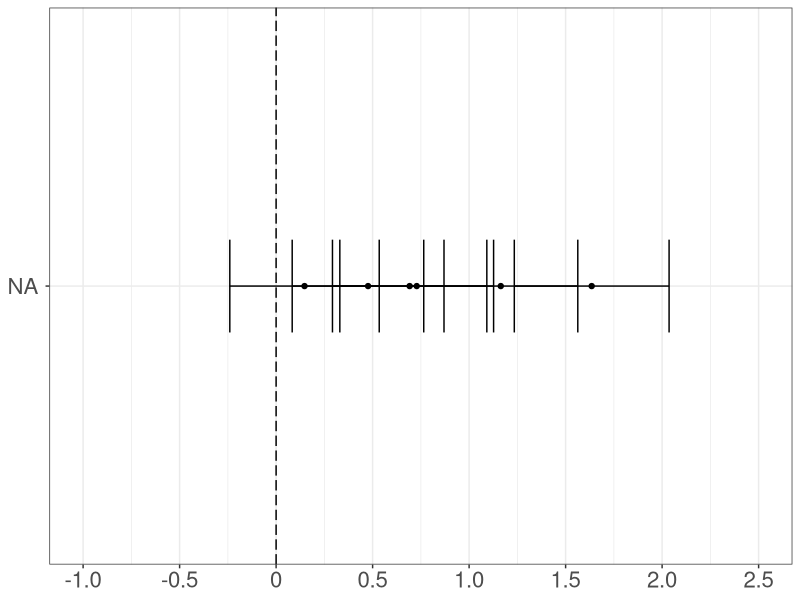
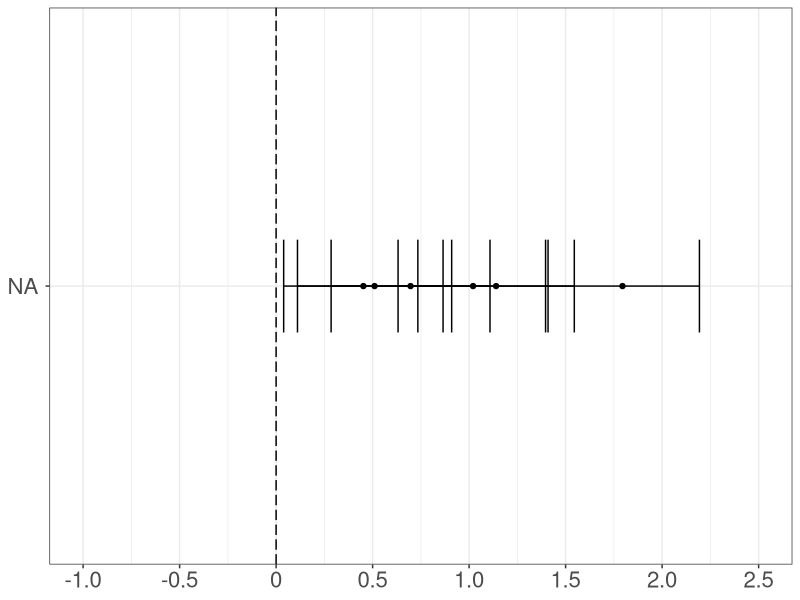
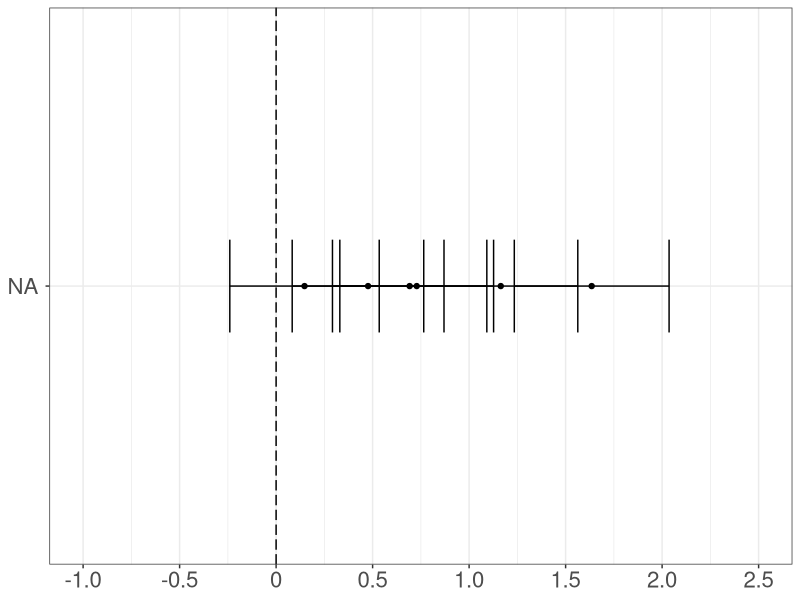
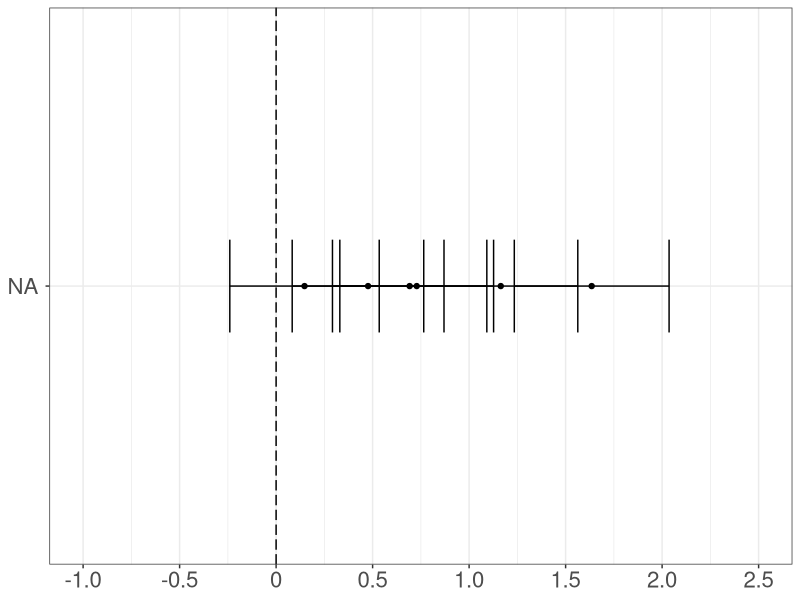
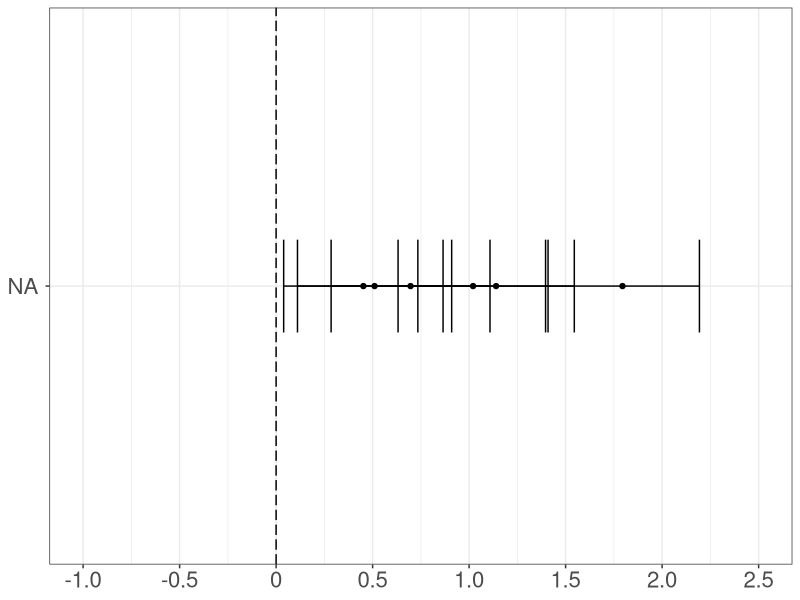
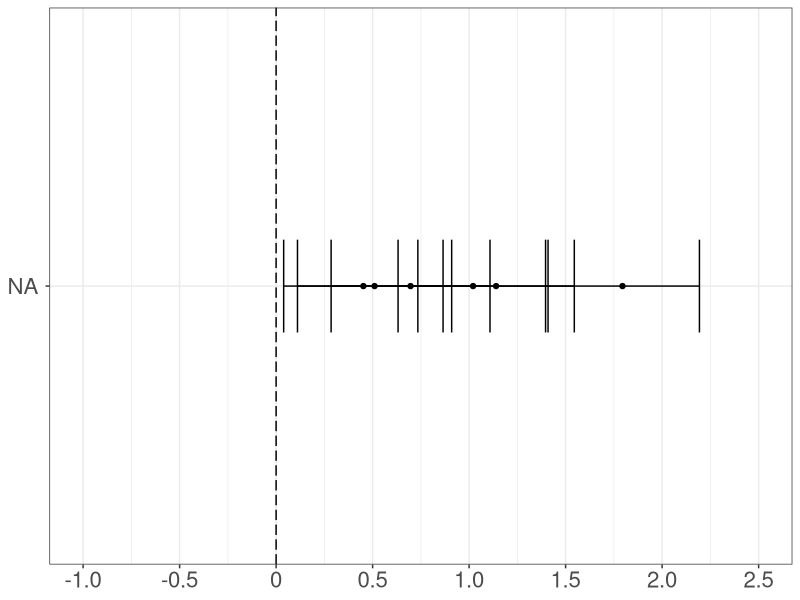

These figures' R source, in order:

## Anonymous
# America's Racial Framework of Superiority and Americanness Embedded in Natural Language

## Script date: 20 Sep 2023

# Install and load packages ----------------------------------------------------

if(!require("tidyverse")){install.packages("tidyverse", dependencies = TRUE); require("tidyverse")}
if(!require("ggplot2")){install.packages("ggplot2", dependencies = TRUE); require("ggplot2")}

# Import the Dataset -----------------------------------------------------------

# Import WEAT results
setwd("Results")

# Change below line of code to test different threshold values to compile names
weat_table = read.csv('weat_results_70.csv')
# weat_table = read.csv('weat_results_60.csv')
# weat_table = read.csv('weat_results_7020.csv')

# Filter WEAT results in the superiority dimension
superior_table <- weat_table %>% 
  filter(dimensions == "Superiority") %>%
  mutate(groups = factor(groups, levels = c("Black v. Hispanic people",
                                            "Asian v. Hispanic people", 
                                            "Asian v. Black people", 
                                            "White v. Hispanic people",
                                            "White v. Asian people",
                                            "White v. Black people")))

# Filter WEAT results in the Americanness dimension
american_table <- weat_table %>% 
  filter(dimensions == "Americanness") %>%
  mutate(groups = factor(groups, levels = c("Asian v. Hispanic people",
                                            "Black v. Hispanic people", 
                                            "Black v. Asian people", 
                                            "White v. Hispanic people",
                                            "White v. Asian people",
                                            "White v. Black people")))

# Superiority Forest Plot ------------------------------------------------------

# Change working directory to Plots
setwd("../Plots")

ggplot(superior_table, aes(x = effect, y = groups, xmin = lower, xmax = upper)) +
  geom_vline(xintercept = 0, linetype = "longdash") + 
  scale_x_continuous(limits = c(-1, 2.5),
                     breaks = c(-1.0, -0.5, 0, 0.5, 1.0, 1.5, 2.0, 2.5),
                     labels = c('-1.0', '-0.5', '0', '0.5', '1.0', '1.5', '2.0', '2.5')) + 
  geom_point() +
  geom_errorbarh(height = .2) + 
  theme_bw() + 
  theme(plot.title = element_text(size = 16, hjust = 0.5),
        axis.title.x = element_blank(),
        axis.text.x = element_text(size = 16),
        axis.title.y = element_blank(),
        axis.text.y = element_text(size = 16, margin = margin(r = 5)))

# Change below line of code to plot results using group word stimuli 
# compiled using different threshold values
ggsave(file = "superior_weat_70.pdf", width = 10, height = 3, dpi = "retina")
ggsave(file = "superior_weat_70.png", width = 10, height = 3, dpi = "retina")
# ggsave(file = "superior_weat_60.pdf", width = 10, height = 3, dpi = "retina")
# ggsave(file = "superior_weat_60.png", width = 10, height = 3, dpi = "retina")
# ggsave(file = "superior_weat_7020.pdf", width = 10, height = 3, dpi = "retina")
# ggsave(file = "superior_weat_7020.png", width = 10, height = 3, dpi = "retina")

# Americanness Forest Plot -----------------------------------------------------

ggplot(american_table, aes(x = effect, y = groups, xmin = lower, xmax = upper)) +
  geom_vline(xintercept = 0, linetype = "longdash") + 
  scale_x_continuous(limits = c(-1, 2.5),
                     breaks = c(-1.0, -0.5, 0, 0.5, 1.0, 1.5, 2.0, 2.5),
                     labels = c('-1.0', '-0.5', '0', '0.5', '1.0', '1.5', '2.0', '2.5')) + 
  geom_point() +
  geom_errorbarh(height = .2) + 
  theme_bw() + 
  theme(plot.title = element_text(size = 16, hjust = 0.5),
        axis.title.x = element_blank(),
        axis.text.x = element_text(size = 16),
        axis.title.y = element_blank(),
        axis.text.y = element_text(size = 16, margin = margin(r = 5)))

# Change below line of code to plot results using group word stimuli 
# compiled using different threshold values
ggsave(file = "american_weat_70.pdf", width = 10, height = 3, dpi = "retina")
ggsave(file = "american_weat_70.png", width = 10, height = 3, dpi = "retina")
# ggsave(file = "american_weat_60.pdf", width = 10, height = 3, dpi = "retina")
# ggsave(file = "american_weat_60.png", width = 10, height = 3, dpi = "retina")
# ggsave(file = "american_weat_7020.pdf", width = 10, height = 3, dpi = "retina")
# ggsave(file = "american_weat_7020.png", width = 10, height = 3, dpi = "retina")


